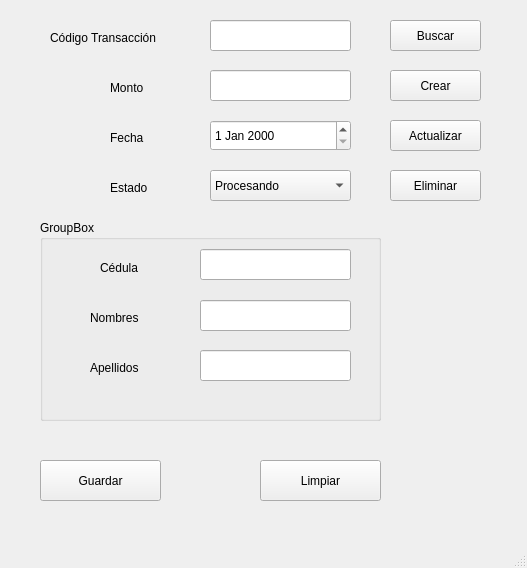
<?xml version="1.0" encoding="UTF-8"?>
<ui version="4.0">
 <class>vtnPrincipal</class>
 <widget class="QMainWindow" name="vtnPrincipal">
  <property name="geometry">
   <rect>
    <x>0</x>
    <y>0</y>
    <width>527</width>
    <height>568</height>
   </rect>
  </property>
  <property name="windowTitle">
   <string>SISTEMA BANCARIO</string>
  </property>
  <widget class="QWidget" name="centralwidget">
   <widget class="QLabel" name="lblBuscar">
    <property name="geometry">
     <rect>
      <x>50</x>
      <y>30</y>
      <width>111</width>
      <height>16</height>
     </rect>
    </property>
    <property name="text">
     <string>Código Transacción</string>
    </property>
   </widget>
   <widget class="QLineEdit" name="TxTBuscar">
    <property name="geometry">
     <rect>
      <x>210</x>
      <y>20</y>
      <width>141</width>
      <height>31</height>
     </rect>
    </property>
    <property name="maxLength">
     <number>10</number>
    </property>
   </widget>
   <widget class="QLabel" name="lblMonto">
    <property name="geometry">
     <rect>
      <x>110</x>
      <y>80</y>
      <width>71</width>
      <height>16</height>
     </rect>
    </property>
    <property name="text">
     <string>Monto</string>
    </property>
   </widget>
   <widget class="QLineEdit" name="TxTMonto">
    <property name="geometry">
     <rect>
      <x>210</x>
      <y>70</y>
      <width>141</width>
      <height>31</height>
     </rect>
    </property>
    <property name="maxLength">
     <number>15</number>
    </property>
   </widget>
   <widget class="QLabel" name="lblFecha">
    <property name="geometry">
     <rect>
      <x>110</x>
      <y>130</y>
      <width>71</width>
      <height>16</height>
     </rect>
    </property>
    <property name="text">
     <string>Fecha</string>
    </property>
   </widget>
   <widget class="QDateEdit" name="dateEdit">
    <property name="geometry">
     <rect>
      <x>210</x>
      <y>120</y>
      <width>141</width>
      <height>31</height>
     </rect>
    </property>
   </widget>
   <widget class="QLabel" name="lblEstado">
    <property name="geometry">
     <rect>
      <x>110</x>
      <y>180</y>
      <width>61</width>
      <height>16</height>
     </rect>
    </property>
    <property name="text">
     <string>Estado</string>
    </property>
   </widget>
   <widget class="QComboBox" name="comboBox">
    <property name="geometry">
     <rect>
      <x>210</x>
      <y>170</y>
      <width>141</width>
      <height>31</height>
     </rect>
    </property>
    <item>
     <property name="text">
      <string>Procesando</string>
     </property>
    </item>
    <item>
     <property name="text">
      <string>Finalizado</string>
     </property>
    </item>
    <item>
     <property name="text">
      <string>Cancelado</string>
     </property>
    </item>
   </widget>
   <widget class="QGroupBox" name="groupBox">
    <property name="geometry">
     <rect>
      <x>40</x>
      <y>220</y>
      <width>341</width>
      <height>201</height>
     </rect>
    </property>
    <property name="title">
     <string>GroupBox</string>
    </property>
    <widget class="QLabel" name="lblCedula">
     <property name="geometry">
      <rect>
       <x>60</x>
       <y>40</y>
       <width>71</width>
       <height>16</height>
      </rect>
     </property>
     <property name="text">
      <string>Cédula</string>
     </property>
    </widget>
    <widget class="QLineEdit" name="TxTCedula">
     <property name="geometry">
      <rect>
       <x>160</x>
       <y>29</y>
       <width>151</width>
       <height>31</height>
      </rect>
     </property>
     <property name="maxLength">
      <number>10</number>
     </property>
    </widget>
    <widget class="QLabel" name="lblNombres">
     <property name="geometry">
      <rect>
       <x>50</x>
       <y>90</y>
       <width>61</width>
       <height>16</height>
      </rect>
     </property>
     <property name="text">
      <string>Nombres</string>
     </property>
    </widget>
    <widget class="QLineEdit" name="TxTNombres">
     <property name="geometry">
      <rect>
       <x>160</x>
       <y>80</y>
       <width>151</width>
       <height>31</height>
      </rect>
     </property>
     <property name="maxLength">
      <number>60</number>
     </property>
    </widget>
    <widget class="QLabel" name="lblApellidos">
     <property name="geometry">
      <rect>
       <x>50</x>
       <y>140</y>
       <width>61</width>
       <height>16</height>
      </rect>
     </property>
     <property name="text">
      <string>Apellidos</string>
     </property>
    </widget>
    <widget class="QLineEdit" name="TxTApellidos">
     <property name="geometry">
      <rect>
       <x>160</x>
       <y>130</y>
       <width>151</width>
       <height>31</height>
      </rect>
     </property>
     <property name="maxLength">
      <number>60</number>
     </property>
    </widget>
   </widget>
   <widget class="QPushButton" name="btnGuardar">
    <property name="geometry">
     <rect>
      <x>40</x>
      <y>460</y>
      <width>121</width>
      <height>41</height>
     </rect>
    </property>
    <property name="text">
     <string>Guardar</string>
    </property>
   </widget>
   <widget class="QPushButton" name="btnLimpiar">
    <property name="geometry">
     <rect>
      <x>260</x>
      <y>460</y>
      <width>121</width>
      <height>41</height>
     </rect>
    </property>
    <property name="text">
     <string>Limpiar</string>
    </property>
   </widget>
   <widget class="QPushButton" name="btnBuscar">
    <property name="geometry">
     <rect>
      <x>390</x>
      <y>20</y>
      <width>91</width>
      <height>31</height>
     </rect>
    </property>
    <property name="text">
     <string>Buscar</string>
    </property>
   </widget>
   <widget class="QPushButton" name="btnCrear">
    <property name="geometry">
     <rect>
      <x>390</x>
      <y>70</y>
      <width>91</width>
      <height>31</height>
     </rect>
    </property>
    <property name="text">
     <string>Crear</string>
    </property>
   </widget>
   <widget class="QPushButton" name="btnActualizar">
    <property name="geometry">
     <rect>
      <x>390</x>
      <y>120</y>
      <width>91</width>
      <height>31</height>
     </rect>
    </property>
    <property name="text">
     <string>Actualizar</string>
    </property>
   </widget>
   <widget class="QPushButton" name="btnEliminar">
    <property name="geometry">
     <rect>
      <x>390</x>
      <y>170</y>
      <width>91</width>
      <height>31</height>
     </rect>
    </property>
    <property name="text">
     <string>Eliminar</string>
    </property>
   </widget>
  </widget>
  <widget class="QMenuBar" name="menubar">
   <property name="geometry">
    <rect>
     <x>0</x>
     <y>0</y>
     <width>527</width>
     <height>21</height>
    </rect>
   </property>
  </widget>
  <widget class="QStatusBar" name="statusbar"/>
 </widget>
 <resources/>
 <connections/>
</ui>
